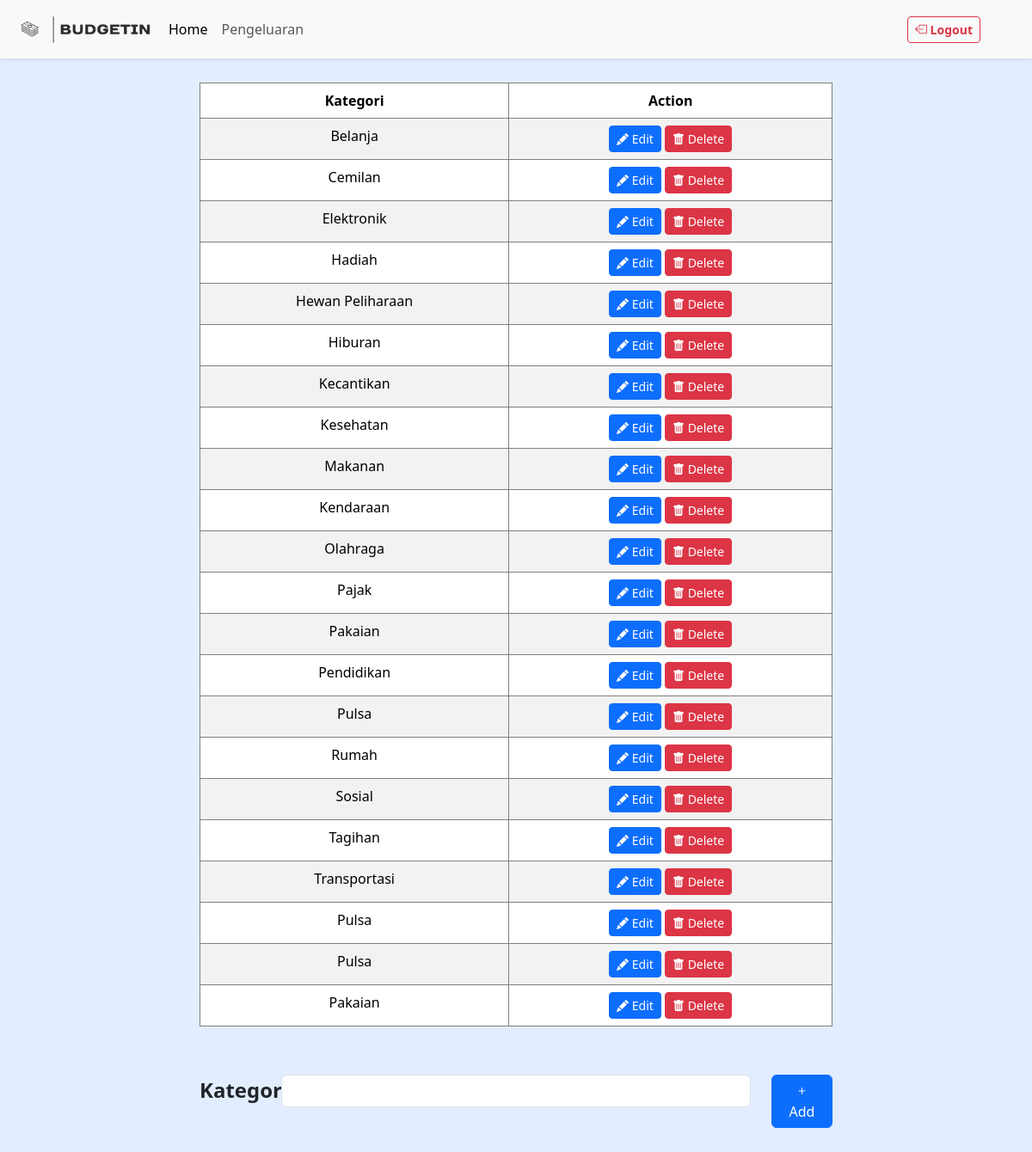
The page /templates/kategori.php (signed in) on the database its author committed.
### tables this page shows
CREATE TABLE `categories` (
  `id` int(11) NOT NULL,
  `name` varchar(100) NOT NULL,
  `username` varchar(12) DEFAULT NULL,
  `is_default` tinyint(1) NOT NULL DEFAULT 0
);

### templates/kategori.php (the view, shortened to what this page needs)
<?php
$servername = "localhost";
$username = "root";
$password = "";
$dbname = "budgetin";
$conn = new mysqli($servername, $username, $password, $dbname);
$username = $_SESSION['username'];
$stmt = $conn->prepare("SELECT id, name FROM categories WHERE username = ?");
$stmt->bind_param("s", $username);
$stmt->execute();
$result = $stmt->get_result();
$categories = $result->fetch_all(MYSQLI_ASSOC);
?>
<!DOCTYPE html>
<html lang="en">
<head>
    <link href="https://cdn.jsdelivr.net/npm/bootstrap@5.3.3/dist/css/bootstrap.min.css" rel="stylesheet" />
    <link rel="stylesheet" href="https://cdn.jsdelivr.net/npm/bootstrap-icons@1.11.3/font/bootstrap-icons.min.css" />
    <link rel="stylesheet" href="../assets/Styles/styleKategori.css" />
</head>
<body>
    <nav class="navbar navbar-expand-md bg-body-tertiary shadow-sm fixed-top">
        <div class="container-fluid">
            <img src="../assets/Gambar/budgetin.png" alt="Logo budgetin" />
            <div class="collapse navbar-collapse" id="navbarNav">
                <ul class="navbar-nav">
                    <li class="nav-item">
                        <a class="nav-link active" aria-current="page" href="Main.php">Home</a>
                    </li>
                    <li class="nav-item">
                        <a class="nav-link" href="#about">Pengeluaran</a>
                    </li>
                </ul>
                <div class="ms-auto">
                    <a class="btn btn-outline-danger btn-sm fw-bold me-5" href="../index.html" role="button"><i class="bi bi-box-arrow-left"></i> Logout</a>
                </div>
            </div>
        </div>
    </nav>
    <div class="container text-center">
        <div class="row justify-content-center">
            <div class="col-8">
                <table class="table table-striped">
                    <thead>
                        <tr>
                            <th scope="col">Kategori</th>
                            <th scope="col">Action</th>
                        </tr>
                    </thead>
                    <tbody id="categoryTable">
                        <?php foreach ($categories as $category): ?>
                            <tr data-id="<?= $category['id'] ?>">
                                <td><?= htmlspecialchars($category['name']) ?></td>
                                <td>
                                    <a class="btn btn-primary editCategory btn-sm" href="#" role="button"><i class="bi bi-pencil-fill"></i> Edit</a>
                                    <a class="btn btn-danger deleteCategory btn-sm" href="#" role="button"><i class="bi bi-trash-fill"></i> Delete</a>
                                </td>
                            </tr>
                        <?php endforeach; ?>
                    </tbody>
                </table>
            </div>
        </div>
        <div class="row justify-content-center addKategori">
            <div class="col-lg-1">
                <label for="kategori" class="form-label fw-semibold fs-4">Kategori: </label>
            </div>
            <div class="col-lg-6">
                <input type="text" id="kategori" class="form-control mb-3" aria-describedby="inputkategori" />
            </div>
            <div class="col-lg-1">
                <button id="addCategory" class="btn btn-primary"><i class="bi bi-plus"></i> Add</button>
            </div>
        </div>
    </div>
</body>
</html>

### assets/Styles/styleKategori.css (style rules this page uses)
body { background-color: #e2edff; margin-top: 6em; }
img { width: 11em; padding: 0; }
td, th { border: 1px solid grey; }
.addKategori { margin-top: 40px; padding-bottom: 100px; }

### rows shown on the page
categories: name "Belanja"
categories: name "Cemilan"
categories: name "Elektronik"
categories: name "Hadiah"
categories: name "Hewan Peliharaan"
categories: name "Hiburan"
categories: name "Kecantikan"
categories: name "Kesehatan"
categories: name "Makanan"
categories: name "Kendaraan"
categories: name "Olahraga"
categories: name "Pajak"
categories: name "Pakaian"
categories: name "Pendidikan"
categories: name "Pulsa"
categories: name "Rumah"
categories: name "Sosial"
categories: name "Tagihan"
categories: name "Transportasi"
categories: name "Pulsa"
categories: name "Pulsa"
categories: name "Pakaian"
